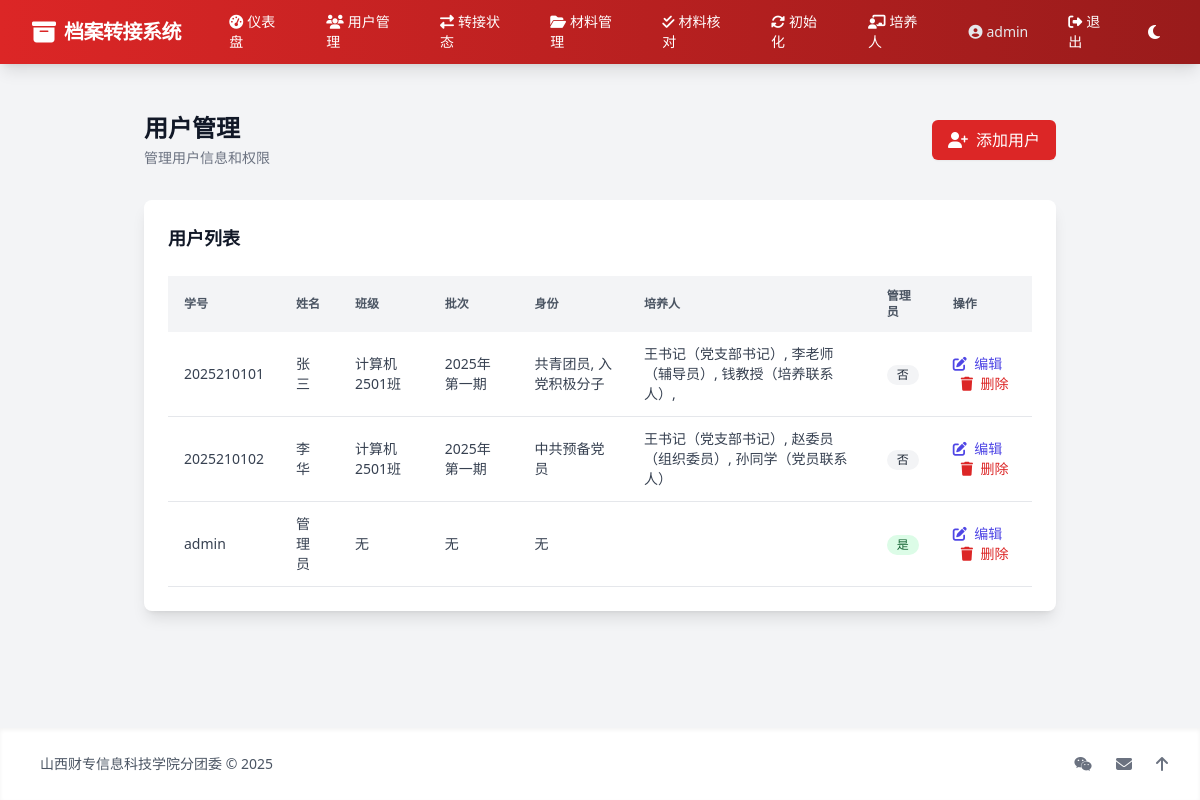
The app's page /admin/users (signed in) with its own data.
### tables this page shows
CREATE TABLE users (
            id INTEGER PRIMARY KEY AUTOINCREMENT,
            student_id TEXT UNIQUE NOT NULL,
            name TEXT NOT NULL,
            password TEXT NOT NULL,
            class_name TEXT NOT NULL,
            batch TEXT,
            is_admin INTEGER NOT NULL DEFAULT 0
        );

CREATE TABLE cultivators (
            id INTEGER PRIMARY KEY AUTOINCREMENT,
            name TEXT NOT NULL,
            role TEXT NOT NULL
        );

### app.py (the view)
    def wrap(*args, **kwargs):
        if 'user_id' not in session or session.get('is_admin') != 1:
            flash('无权限访问', 'error')
            return redirect(url_for('login'))
        return f(*args, **kwargs)

### app.py (called while the page is built, shortened)
def add_role_filter(value, cultivators):
    for cultivator in cultivators:
        if cultivator['name'] == value:
            return f"{value}（{cultivator['role']}）"
    return value

def admin_required(f):
    def wrap(*args, **kwargs):
        if 'user_id' not in session or session.get('is_admin') != 1:
            flash('无权限访问', 'error')
            return redirect(url_for('login'))
        return f(*args, **kwargs)
    wrap.__name__ = f.__name__
    return wrap

@app.route('/admin/users', methods=['GET', 'POST'])
@admin_required
def admin_users():
    users = get_all_users()
    cultivators = get_all_cultivators()
    identities = get_all_identities()
    users_with_details = []
    for user in users:
        identity_ids = get_user_identity_ids(user['id'])
        identity_names = [i['identity_name'] for i in get_user_identities(user['id'])]
        cultivator_ids = get_user_cultivator_ids(user['id'])
        user_dict = dict(user)
        user_dict['identity_ids'] = identity_ids
        user_dict['identity_names'] = identity_names
        user_dict['cultivator_ids'] = cultivator_ids
        users_with_details.append(user_dict)
    return render_template('admin_users.html',
                         users=users_with_details,
                         cultivators=cultivators,
                         identities=identities)

### database.py (called while the page is built)
def get_db():
    conn = sqlite3.connect('archive.db', timeout=10)  # 增加超时时间
    conn.row_factory = sqlite3.Row
    return conn

def get_user_identities(user_id):
    try:
        conn = get_db()
        with conn:
            identities = conn.execute('''
                SELECT i.id, i.name as identity_name
                FROM user_identities ui
                JOIN identities i ON ui.identity_id = i.id
                WHERE ui.user_id = ?
                ORDER BY i.id
            ''', (user_id,)).fetchall()
        return identities
    finally:
        conn.close()

def get_user_identity_ids(user_id):
    try:
        conn = get_db()
        with conn:
            identity_ids = conn.execute('SELECT identity_id FROM user_identities WHERE user_id = ?', (user_id,)).fetchall()
        return [i['identity_id'] for i in identity_ids]
    finally:
        conn.close()

def get_all_identities():
    try:
        conn = get_db()
        with conn:
            identities = conn.execute('SELECT id, name FROM identities ORDER BY id').fetchall()
        return identities
    finally:
        conn.close()

### templates/admin_users.html (shortened to what this page needs)
{% extends "base.html" %}
{% block content %}
<div class="max-w-7xl mx-auto px-4 sm:px-6 lg:px-8 py-6">
    <header class="mb-8 animate-fadeIn">
        <div class="flex justify-between items-center">
            <div>
                <h1 class="text-2xl font-bold text-gray-900 dark:text-gray-100">用户管理</h1>
                <p class="mt-1 text-sm text-gray-500 dark:text-gray-400">管理用户信息和权限</p>
            </div>
            <button onclick="showAddUserModal()" class="bg-red-600 hover:bg-red-700 text-white px-4 py-2 rounded-md shadow-sm transition duration-200 flex items-center">
                <i class="fas fa-user-plus mr-2"></i> 添加用户
            </button>
        </div>
    </header>
    <div class="bg-white dark:bg-gray-800 rounded-lg shadow-lg p-6 animate-fadeIn">
        <div class="flex justify-between items-center mb-6">
            <h2 class="text-lg font-semibold text-gray-900 dark:text-gray-100">用户列表</h2>
        </div>
        <div class="overflow-x-auto">
            <table class="w-full text-left text-sm text-gray-700 dark:text-gray-300">
                <thead class="bg-gray-100 dark:bg-gray-700 text-gray-600 dark:text-gray-400 uppercase text-xs">
                    <tr>
                        <th class="py-3 px-4">学号</th>
                        <th class="py-3 px-4">姓名</th>
                        <th class="py-3 px-4">班级</th>
                        <th class="py-3 px-4">批次</th>
                        <th class="py-3 px-4">身份</th>
                        <th class="py-3 px-4">培养人</th>
                        <th class="py-3 px-4">管理员</th>
                        <th class="py-3 px-4">操作</th>
                    </tr>
                </thead>
                <tbody>
                    {% for user in users %}
                    <tr class="border-b dark:border-gray-700 hover:bg-gray-50 dark:hover: transition">
                        <td class="py-3 px-4">{{ user.student_id }}</td>
                        <td class="py-3 px-4">{{ user.name }}</td>
                        <td class="py-3 px-4">{{ user.class_name }}</td>
                        <td class="py-3 px-4">{{ user.batch or '无' }}</td>
                        <td class="py-3 px-4">{{ user.identity_names|join(', ') or '无' }}</td>
                        <td class="py-3 px-4">
                            {% for cultivator in cultivators %}
                                {% if cultivator.id in user.cultivator_ids %}
                                    {{ cultivator.name|add_role(cultivators) }}{% if not loop.last %}, {% endif %}
                                {% endif %}
                            {% endfor %}
                        </td>
                        <td class="py-3 px-4">
                            <span class="inline-flex items-center px-2.5 py-0.5 rounded-full text-xs font-medium
                            {% if user.is_admin %} bg-green-100 text-green-800 dark:bg-green-800 dark:text-green-100
                            {% else %} bg-gray-100 text-gray-800 dark:bg-gray-700 dark:text-gray-300 {% endif %}">
                                {{ '是' if user.is_admin else '否' }}
                            </span>
                        </td>
                        <td class="py-3 px-4 space-x-2">
                            <button onclick='showEditUserModal({{ user|tojson }})'
                                    class="text-indigo-600 hover:text-indigo-800 dark:text-indigo-400 dark:hover:text-indigo-300 transition">
                                <i class="fas fa-edit mr-1"></i> 编辑
                            </button>
                            <button onclick="showDeleteConfirmModal('{{ user.id }}', '{{ user.name }}')"
                                    class="text-red-600 hover:text-red-800 dark:text-red-400 dark:hover:text-red-300 transition">
                                <i class="fas fa-trash mr-1"></i> 删除
                            </button>
                        </td>
                    </tr>
                    {% endfor %}
                </tbody>
            </table>
        </div>
    </div>
</div>
{% endblock %}

### templates/base.html (shortened to what this page needs)
<!DOCTYPE html>
<html lang="zh-CN">
<head>
    <script src="https://cdn.tailwindcss.com"></script>
    <link rel="stylesheet" href="https://cdnjs.cloudflare.com/ajax/libs/font-awesome/6.4.0/css/all.min.css">
    <link rel="stylesheet" href="{{ url_for('static', filename='css/signature.css') }}">
</head>
<body class="bg-gray-100 dark:bg-gray-900 min-h-screen flex flex-col transition-colors duration-300">
    <nav class="bg-gradient-to-r from-red-600 to-red-800 text-white shadow-lg">
        <div class="max-w-7xl mx-auto px-4 sm:px-6 lg:px-8">
            <div class="flex items-center justify-between h-16">
                <div class="flex items-center">
                    <div class="flex-shrink-0 flex items-center">
                        <i class="fas fa-archive text-2xl mr-2"></i>
                        <h1 class="text-xl font-bold tracking-tight">档案转接系统</h1>
                    </div>
                </div>
                {% if session.is_admin %}
                <div class="hidden md:block">
                    <div class="ml-10 flex items-center space-x-4">
                        <a href="{{ url_for('admin') }}"
                            class="nav-item hover:bg-red-700 px-3 py-2 rounded-md text-sm font-medium transition-all duration-200">
                            <i class="fas fa-tachometer-alt mr-1"></i>仪表盘
                        </a>
                        <a href="{{ url_for('admin_users') }}"
                            class="nav-item hover:bg-red-700 px-3 py-2 rounded-md text-sm font-medium transition-all duration-200">
                            <i class="fas fa-users mr-1"></i>用户管理
                        </a>
                        <a href="{{ url_for('admin_transfer_status') }}"
                            class="nav-item hover:bg-red-700 px-3 py-2 rounded-md text-sm font-medium transition-all duration-200">
                            <i class="fas fa-exchange-alt mr-1"></i>转接状态
                        </a>
                        <a href="{{ url_for('admin_materials') }}"
                            class="nav-item hover:bg-red-700 px-3 py-2 rounded-md text-sm font-medium transition-all duration-200">
                            <i class="fas fa-folder-open mr-1"></i>材料管理
                        </a>
                        <a href="{{ url_for('material_checklist') }}"
                            class="nav-item hover:bg-red-700 px-3 py-2 rounded-md text-sm font-medium transition-all duration-200">
                            <i class="fas fa-check-double mr-1"></i>材料核对
                        </a>
                        <a href="{{ url_for('reset_users') }}"
                            class="nav-item hover:bg-red-700 px-3 py-2 rounded-md text-sm font-medium transition-all duration-200">
                            <i class="fas fa-sync-alt mr-1"></i>初始化
                        </a>
                        <a href="{{ url_for('admin_cultivators') }}"
                        class="nav-item hover:bg-red-700 px-3 py-2 rounded-md text-sm font-medium transition-all duration-200">
                        <i class="fas fa-chalkboard-teacher mr-1"></i>培养人
                    </a>
                        <span
                            class="text-gray-200 hover:text-white px-3 py-2 rounded-md text-sm font-medium flex items-center">
                            <i class="fas fa-user-circle mr-1"></i> {{ session.student_id or '用户' }}
                        </span>
                        <a href="{{ url_for('logout') }}"
                            class="nav-item hover:bg-red-700 px-3 py-2 rounded-md text-sm font-medium transition-all duration-200"
                            title="退出登录">
                            <i class="fas fa-sign-out-alt mr-1"></i>退出
                        </a>
                        <button onclick="toggleDarkMode()" class="p-2 rounded-full hover:bg-red-700 transition">
                            <i class="fas fa-moon dark:hidden"></i>
                        </button>
                    </div>
                </div>
                {% endif %}
            </div>
        </div>
    </nav>
    <main class="flex-grow container mx-auto p-4 md:p-6 animate-fadeIn">
        {% block content %}{% endblock %}
    </main>
    <footer class="bg-white dark:bg-gray-800 shadow-inner mt-8 py-6">
        <div class="max-w-7xl mx-auto px-4 sm:px-6 lg:px-8">
            <div class="flex flex-col md:flex-row justify-between items-center">
                <div class="flex items-center space-x-2 mb-4 md:mb-0">
                    <p class="text-sm text-gray-600 dark:text-gray-300">山西财专信息科技学院分团委 © 2025</p>
                </div>
                <div class="flex space-x-6">
                    <a href="#" class="text-gray-500 hover:text-red-600 dark:hover:text-red-400 transition">
                        <i class="fab fa-weixin"></i>
                    </a>
                    <a href="#" class="text-gray-500 hover:text-blue-600 dark:hover:text-blue-400 transition">
                        <i class="fas fa-envelope"></i>
                    </a>
                    <button onclick="window.scrollTo({top: 0, behavior: 'smooth'})"
                        class="text-gray-500 hover:text-gray-700 dark:hover:text-gray-300 transition" title="返回顶部">
                        <i class="fas fa-arrow-up"></i>
                    </button>
                </div>
            </div>
        </div>
    </footer>
</body>
</html>

### templates/base.html (style rules this page uses)
.animate-fadeIn { animation: fadeIn 0.5s ease-out forwards; }

### records on screen
users: student "admin", student_id "admin", name "管理员", class_name "无", identity_names "无", is_admin "是"
users: student_id "2025210101", name "张三", class_name "计算机2501班", batch "2025年第一期", identity_names "共青团员, 入党积极分子", is_admin "否"
cultivators: name|add_role "王书记（党支部书记）"
cultivators: name|add_role "李老师（辅导员）"
cultivators: name|add_role "钱教授（培养联系人）"
users: student_id "2025210102", name "李华", class_name "计算机2501班", batch "2025年第一期", identity_names "中共预备党员", is_admin "否"
cultivators: name|add_role "赵委员（组织委员）"
cultivators: name|add_role "孙同学（党员联系人）"
